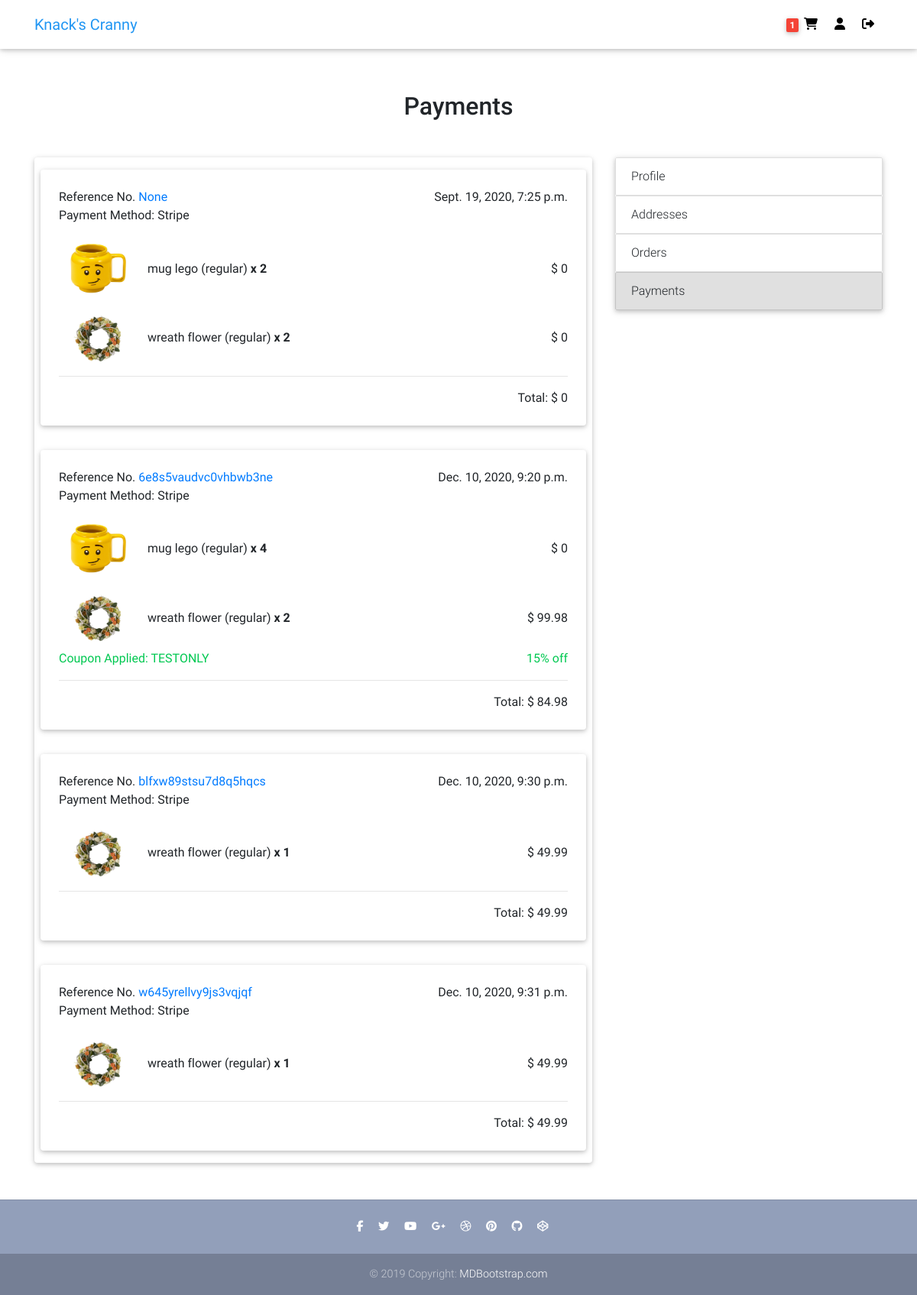
Before: /payments/ (signed in) with the older database file.
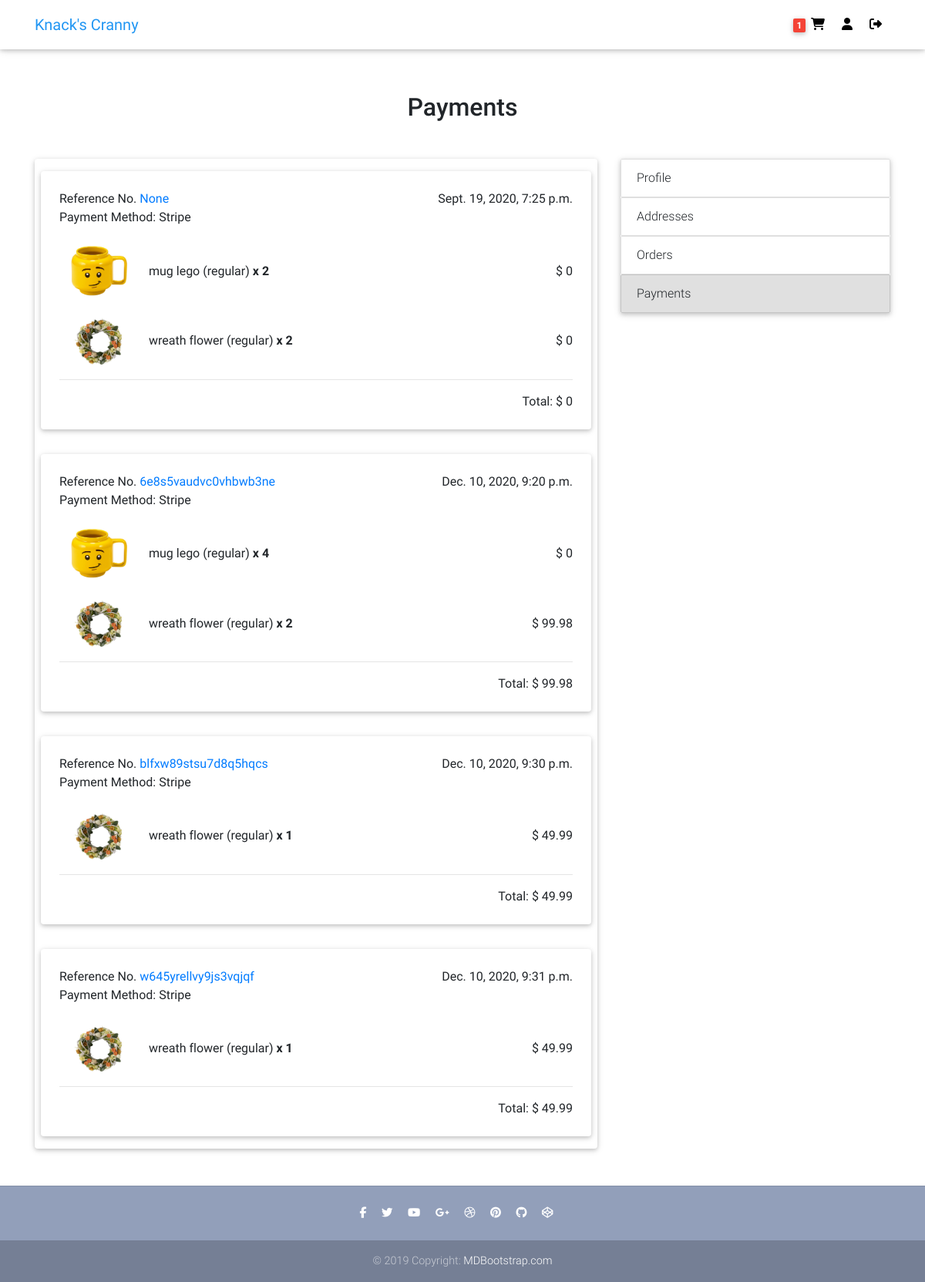
After: the same page with the newer database file.
### ecommerce/models.py (models this page shows, shortened)
class Order(models.Model):
    customer = models.ForeignKey(Customer, on_delete=models.SET_NULL, blank=True, null=True)
    reference_code = models.CharField(max_length=20, blank=True, null=True)
    shipping_address = models.ForeignKey(Address, related_name='shipping_address',
        on_delete=models.SET_NULL, blank=True, null=True)
    billing_address = models.ForeignKey(Address, related_name='billing_address',
        on_delete=models.SET_NULL, blank=True, null=True)
    payment = models.ForeignKey(Payment, on_delete=models.SET_NULL, blank=True, null=True)
    coupon = models.ForeignKey(Coupon, on_delete=models.SET_NULL, blank=True, null=True)
    date_added = models.DateTimeField(default=timezone.now)
    is_ordered = models.BooleanField(default=False)
    ordered_date = models.DateTimeField(blank=True, null=True)
    date_updated = models.DateTimeField(default=timezone.now)
    @property
    def get_ordered_cart_total(self):
        order_items = self.orderitem_set.all()
        total = sum([item.get_ordered_total for item in order_items])
        if self.coupon:
            if self.coupon.fixed_amount:
                total -= self.coupon.fixed_amount
            elif self.coupon.percent_value:
                total = round(total - (total * (self.coupon.percent_value / 100)),2)
        return total
    @property
    def get_cart_items(self):
        order_items = self.orderitem_set.all()
        total = sum([item.quantity for item in order_items])
        return total
    @property
    def get_discount(self):
        if self.coupon.fixed_amount:
            return '-$'+str(self.coupon.fixed_amount)
        elif self.coupon.percent_value:
            return str(round(self.coupon.percent_value,0))+'% off'

class OrderItem(models.Model):
    item = models.ForeignKey(Variation, on_delete=models.SET_NULL, blank=True, null=True)
    order = models.ForeignKey(Order, on_delete=models.SET_NULL, blank=True, null=True)
    ordered_item_price = models.DecimalField(max_digits=6, decimal_places=2, null=True, blank=True)
    quantity = models.IntegerField(default=0, blank=True, null=True)
    date_added = models.DateTimeField(default=timezone.now)
    @property
    def get_ordered_total(self):
        if self.ordered_item_price:
            total = self.ordered_item_price * self.quantity # 4.TODO remove the conditional if db is reloaded
        else:
            total = 0
        return total

### payment/models.py (models this page shows, shortened)
class Coupon(models.Model):
    code = models.CharField(max_length=20)
    fixed_amount = models.DecimalField(max_digits=4, decimal_places=2, blank=True, null=True)
    percent_value = models.DecimalField(max_digits=4, decimal_places=2, blank=True, null=True)
    quantity = models.IntegerField(blank=True, null=True)
    date_added = models.DateTimeField(default=timezone.now)
    date_updated = models.DateTimeField(default=timezone.now)
    date_expiration = models.DateTimeField(blank=True, null=True)
    def __str__(self):
        return self.code[:10]

class Payment(models.Model):
    customer = models.ForeignKey(Customer, on_delete=models.SET_NULL, blank=True, null=True)
    charge_id = models.CharField(max_length=50)
    amount = models.DecimalField(max_digits=6, decimal_places=2)
    payment_method = models.CharField(max_length=1, choices=PAYMENT_METHOD)
    date_added = models.DateTimeField(default=timezone.now)

### users/views.py (the view)
# urls.py: path('payments/', views.payments, name='payments'),
@login_required
def payments(request):
    customer = Customer.objects.filter(user=request.user).first()
    orders = Order.objects.filter(customer=customer, is_ordered=True)
    if request.method == 'GET':
        context = {
            'orders': orders,
        }
        return render(request, 'users/payments.html', context)

### ecommerce/templatetags/cart_items_count.py (called while the page is built)
@register.filter
def cart_items_count(request):
    customer = query_customer(request)
    order = Order.objects.filter(customer=customer, is_ordered=False)
    if order.exists():
        return order.first().get_cart_items
    return None

### ecommerce/views.py (called while the page is built)
def query_customer(request):
    if request.user.is_authenticated:
        return Customer.objects.filter(user=request.user).first()
    else:
        return get_session(request)

### users/templates/users/payments.html
{% extends "ecommerce/base.html" %}
{% load crispy_forms_tags %}
{% block content %}
<main class="mt-5 pt-4">
  <div class="container fadeIn">
    <h2 class="my-5 h2 text-center">Payments</h2>
    <div class="row">
      <div class="col-md-8 mb-4">
        <div class="card">
          {% for order in orders %}
          <div class="card mx-2 my-3">
            <div class="px-4 py-4">
              <div class="row">
                <div class="col-md-6">
                  Reference No. <a id="{{ order.reference_code}}" class="anchor" href="/orders/#{{ order.reference_code }}">{{ order.reference_code}}</a>
                </div>
                <div class="col-md-6 text-right">
                  <span>{{ order.ordered_date }}</span>
                </div>
              </div>
              <div class="row">
                <div class="col-md-12">
                  Payment Method: {{ order.payment.get_payment_method_display }}
                </div>
              </div>
              {% for item in order.orderitem_set.all %}
              <div class="row pt-4 align-items-center">
                <div class="col-md-2">
                  <a href="{% url 'ecommerce:item' item.item.item.id item.item.name %}" class="item-label">
                    <img style="width:100px" src="{{ item.item.variationimage_set.first.image.url }}">
                  </a>
                </div>
                <div class="col-md-5">
                  <a href="{% url 'ecommerce:item' item.item.item.id item.item.name %}" class="item-label">
                    {{ item.item.item.name }} ({{ item.item.name }}) <strong>x {{ item.quantity }}</strong>
                  </a>
                </div>
                <div class="col-md-3 offset-md-2 text-right">
                  $ {{ item.get_ordered_total }}
                </div>
              </div>
              {% endfor %}
              {% if order.coupon %}
              <div class="row mt-2 text-success">
                <div class="col-md-6">
                  Coupon Applied: {{ order.coupon }}
                </div>
                <div class="col-md-6 text-right">
                  {{ order.get_discount }}
                </div>
              </div>
              {% endif %}
              <hr>
              <div class="row">
                <div class="col-md-12 text-right">
                  Total: $ {{ order.get_ordered_cart_total }}
                </div>
              </div>
            </div>
          </div>
          {% endfor %}
        </div>
      </div>
      <div class="col-md-4 mb-4">
        <ul class="list-group mb-3 z-depth-1">
          <a href="{% url 'users:profile' %}">
            <li class="list-group-item d-flex justify-content-between">Profile</li>
          </a>
          <a href="{% url 'users:addresses' %}">
            <li class="list-group-item d-flex justify-content-between">Addresses</li>
          </a>
          <a href="{% url 'users:orders' %}">
            <li class="list-group-item d-flex justify-content-between">Orders</li>
          </a>
          <a href="{% url 'users:payments' %}">
            <li class="list-group-item d-flex justify-content-between bg-light">Payments</li>
          </a>
        </ul>
      </div>
    </div>
  </div>
</main>
{% endblock content %}

Changed rows visible on the page:
changed Order "6e8s5vaudvc0vhbwb3ne": get_ordered_cart_total "84.98" → "99.98"; coupon_id 1 → empty (drawn); coupon "TESTONLY" → (not shown); get_discount "15% off" → (not shown)
